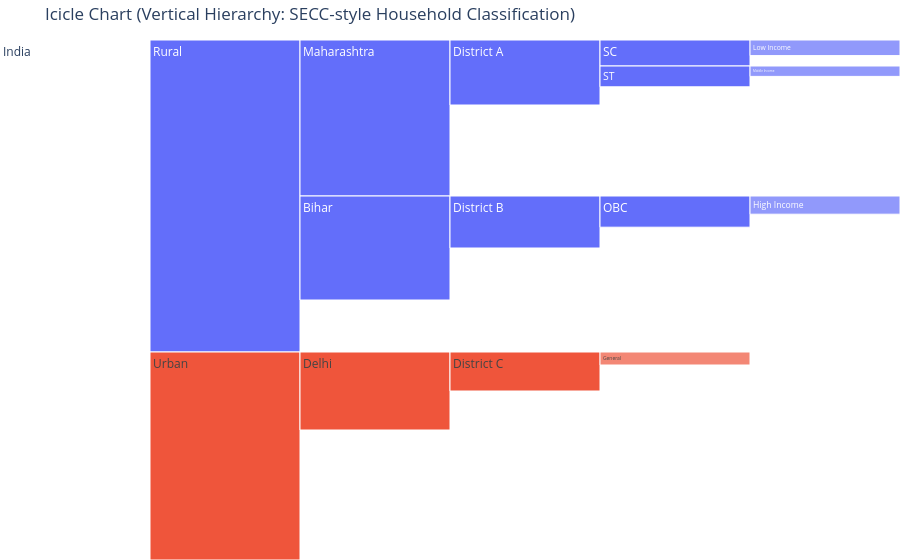

The notebook cell saved with this chart:
### Code cell
import plotly.graph_objects as go
import plotly.io as pio

# Force a VS Code/Jupyter-friendly renderer
pio.renderers.default = "plotly_mimetype"

labels = [
    "India",
    "Rural", "Urban",
    "Maharashtra", "Bihar", "Delhi",
    "District A", "District B", "District C",
    "SC", "ST", "OBC", "General",
    "Low Income", "Middle Income", "High Income"
]

parents = [
    "",                # India is root
    "India", "India",  # Rural, Urban
    "Rural", "Rural", "Urban",   # States
    "Maharashtra", "Bihar", "Delhi",  # Districts
    "District A", "District A", "District B", "District C",  # Castes
    "SC", "ST", "OBC", "General"  # Income brackets
]

values = [
    200,  # India (root total)
    120,  # Rural
    80,   # Urban
    60, 40, 30,   # States
    25, 20, 15,   # Districts
    10, 8, 12, 5, # Castes
    6, 4, 7, 3    # Income brackets
]

fig = go.Figure(go.Icicle(
    labels=labels,
    parents=parents,
    values=values,
    branchvalues="total"
))

fig.update_layout(
    title="Icicle Chart (Vertical Hierarchy: SECC-style Household Classification)",
    margin=dict(t=40, l=0, r=0, b=0)
)

fig.show(renderer="plotly_mimetype")

### Figure 1 — Plotly figure (JSON) as saved in the notebook; plotly's stock layout.template omitted (floating-point values rounded to 4 significant figures)
{"data": [{"branchvalues": "total", "labels": ["India", "Rural", "Urban", "Maharashtra", "Bihar", "Delhi", "District A", "District B", "District C", "SC", "ST", "OBC", "General", "Low Income", "Middle Income", "High Income"], "parents": ["", "India", "India", "Rural", "Rural", "Urban", "Maharashtra", "Bihar", "Delhi", "District A", "District A", "District B", "District C", "SC", "ST", "OBC", "General"], "type": "icicle", "values": [200, 120, 80, 60, 40, 30, 25, 20, 15, 10, 8, 12, 5, 6, 4, 7, 3]}], "layout": {"margin": {"b": 0, "l": 0, "r": 0, "t": 40}, "title": {"text": "Icicle Chart (Vertical Hierarchy: SECC-style Household Classification)"}}}
